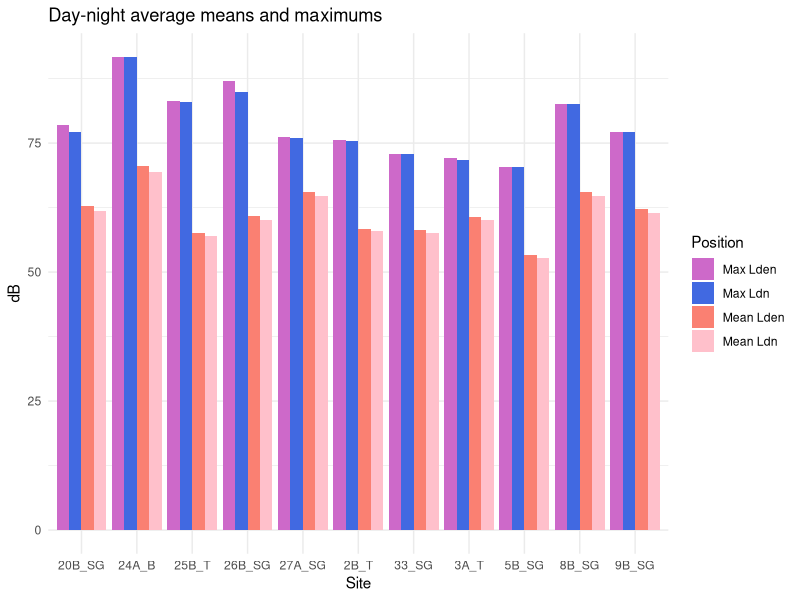

The R script that drew this image:
data_sites = read.csv('data/sites.csv')
data_metrics = read.csv('data/metrics/metrics_navy.csv')

data_metrics_clean = na.omit(data_metrics)

mean_dnl = tapply(data_metrics_clean$Ldn, data_metrics_clean$ID, mean)
mean_denl = tapply(data_metrics_clean$Lden, data_metrics_clean$ID, mean)
mean_day = tapply(data_metrics_clean$Lden_Lday, data_metrics_clean$ID, mean)
mean_evening = tapply(data_metrics_clean$Lden_Levening, data_metrics_clean$ID, mean)
mean_night = tapply(data_metrics_clean$Lden_Lnight, data_metrics_clean$ID, mean)

max_dnl = tapply(data_metrics_clean$Ldn, data_metrics_clean$ID, max)
max_denl = tapply(data_metrics_clean$Lden, data_metrics_clean$ID, max)
max_day = tapply(data_metrics_clean$Lden_Lday, data_metrics_clean$ID, max)
max_evening = tapply(data_metrics_clean$Lden_Levening, data_metrics_clean$ID, max)
max_night = tapply(data_metrics_clean$Lden_Lnight, data_metrics_clean$ID, max)

max_Lmax = tapply(data_metrics_clean$Lmax, data_metrics_clean$ID, max)
max_LCpeak = tapply(data_metrics_clean$LCpeak, data_metrics_clean$ID, max)

library('ggplot2')

dnl_denl = data.frame(mean_dnl, mean_denl, max_dnl, max_denl)
dnl_denl_t = data.frame(dB = c(t(dnl_denl[,])),
                   id = rep(rownames(dnl_denl),each=4),
                   metric = c('Mean Ldn','Mean Lden','Max Ldn','Max Lden'))
ggplot(dnl_denl_t, aes(fill=metric, y=dB, x=id)) + 
  geom_bar(position='dodge', stat='identity') +
  theme_minimal() + 
  labs(x='Site', y='dB', title='Day-night average means and maximums') +
  scale_fill_manual('Position', values=c('orchid3', 'royalblue', 'salmon', 'pink'))

dates_by_ldn = data_metrics_clean[with(data_metrics_clean,order(-Ldn)),]
dates_by_ldn[1:20]
